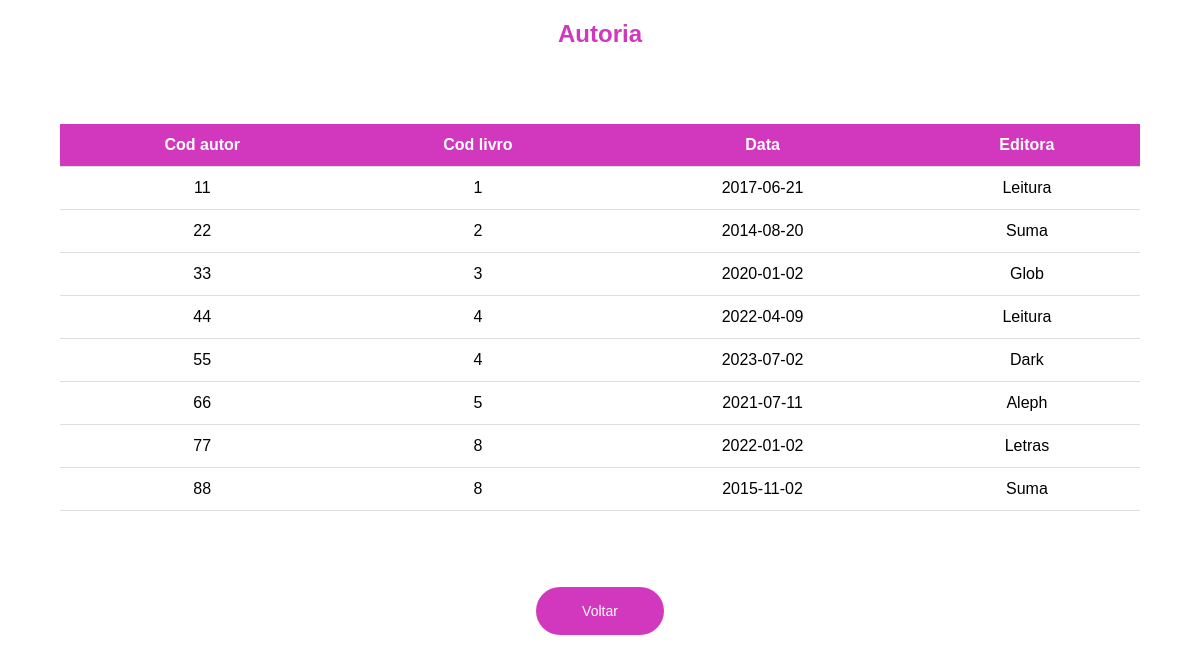
Screenshot of /listarAutoria.php with the database file from the repository.
### tables this page shows
CREATE TABLE `autoria` (
  `Cod_autor` int(10) NOT NULL,
  `Cod_livro` int(5) NOT NULL,
  `DataLancamento` date NOT NULL,
  `Editora` varchar(50) NOT NULL
);

### autoria.php (called while the page is built, shortened)
<?php
class autoria
{
function listar()
{
    try
    {
        $this -> conn = new Conectar();
        $sql = $this -> conn -> query("select * from autoria order by Cod_autor");
        $sql -> execute();
        return $sql -> fetchAll();
    }
    catch(PDOExcepion $exc)
    {
        echo "Erro ao Executar consulta." . $exc -> getMessage();
    }
}
}
?>

### listarAutoria.php (the view, shortened to what this page needs)
<!DOCTYPE html>
<html>
<head>
</head>
<body>
    <section>
        <div class="container">
            <h1>Autoria</h1>
            <br><br>
            <?php
            include_once 'autoria.php';
            $c = new autoria();
            $esc_bd = $c->listar();
            ?>
            <table>
                <tr>
                    <th>Cod autor</th>
                    <th>Cod livro</th>
                    <th>Data</th>
                    <th>Editora</th>
                </tr>
                <?php
                foreach ($esc_bd as $pro_mostrar) {
                    echo "<tr>";
                    echo "<td>" . $pro_mostrar[0] . "</td>";
                    echo "<td>" . $pro_mostrar[1] . "</td>";
                    echo "<td>" . $pro_mostrar[2] . "</td>";
                    echo "<td>" . $pro_mostrar[3] . "</td>";
                    echo "</tr>";
                }
                ?>
            </table>
            <br><br>
            <button><a href="menu.html">Voltar</a></button>
        </div>
    </section>
</body>
</html>

### listarAutoria.php (style rules this page uses)
body { margin: 0; font-family: Arial, sans-serif; }
h1 { color: #d138bd; }
table { border-collapse: collapse; width: 90%; max-width: 1200px; margin: 20px auto; }
th, td { text-align: center; padding: 12px; border-bottom: 1px solid #ddd; }
th { background-color: #d138bd; color: white; }
button { border-radius: 3rem; width: 8rem; height: 3rem; background-color: #d138bd; border: none; margin-top: 20px; font-size: 14px; }
a { text-decoration: none; color: white; }
.container { text-align: center; margin: 0 auto; }

### rows the page displays
autoria: Cod_autor "11", Cod_livro "1", DataLancamento "2017-06-21", Editora "Leitura"
autoria: Cod_autor "22", Cod_livro "2", DataLancamento "2014-08-20", Editora "Suma"
autoria: Cod_autor "33", Cod_livro "3", DataLancamento "2020-01-02", Editora "Glob"
autoria: Cod_autor "44", Cod_livro "4", DataLancamento "2022-04-09", Editora "Leitura"
autoria: Cod_autor "55", Cod_livro "4", DataLancamento "2023-07-02", Editora "Dark"
autoria: Cod_autor "66", Cod_livro "5", DataLancamento "2021-07-11", Editora "Aleph"
autoria: Cod_autor "77", Cod_livro "8", DataLancamento "2022-01-02", Editora "Letras"
autoria: Cod_autor "88", Cod_livro "8", DataLancamento "2015-11-02", Editora "Suma"
